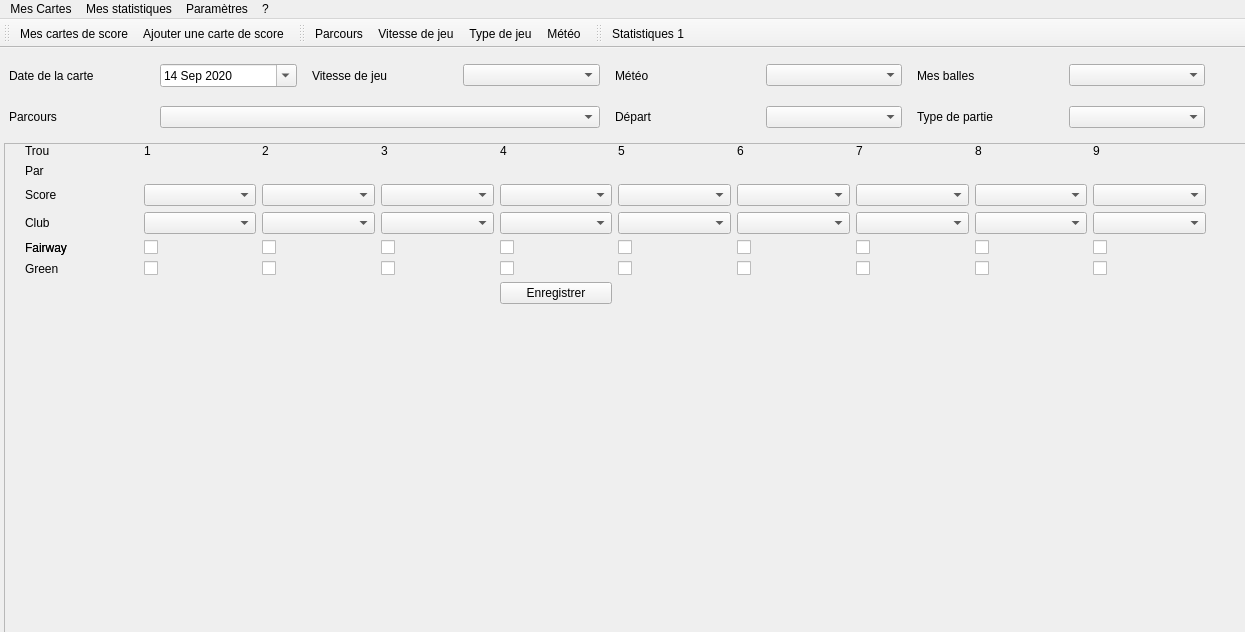
<?xml version="1.0" encoding="UTF-8"?>
<ui version="4.0">
 <class>MainWindow</class>
 <widget class="QMainWindow" name="MainWindow">
  <property name="geometry">
   <rect>
    <x>0</x>
    <y>0</y>
    <width>1245</width>
    <height>632</height>
   </rect>
  </property>
  <property name="windowTitle">
   <string>MainWindow</string>
  </property>
  <widget class="QWidget" name="centralwidget">
   <widget class="QWidget" name="gridLayoutWidget">
    <property name="geometry">
     <rect>
      <x>-1</x>
      <y>0</y>
      <width>1521</width>
      <height>881</height>
     </rect>
    </property>
    <layout class="QGridLayout" name="gridLayout">
     <property name="leftMargin">
      <number>5</number>
     </property>
     <property name="topMargin">
      <number>5</number>
     </property>
     <property name="rightMargin">
      <number>5</number>
     </property>
     <property name="bottomMargin">
      <number>5</number>
     </property>
     <item row="0" column="0">
      <widget class="QStackedWidget" name="stacked">
       <property name="currentIndex">
        <number>1</number>
       </property>
       <widget class="QWidget" name="Cards">
        <widget class="QTableWidget" name="tab_result">
         <property name="geometry">
          <rect>
           <x>0</x>
           <y>0</y>
           <width>1201</width>
           <height>781</height>
          </rect>
         </property>
         <property name="sizeAdjustPolicy">
          <enum>QAbstractScrollArea::AdjustToContents</enum>
         </property>
         <property name="editTriggers">
          <set>QAbstractItemView::NoEditTriggers</set>
         </property>
         <property name="columnCount">
          <number>0</number>
         </property>
         <attribute name="horizontalHeaderCascadingSectionResizes">
          <bool>false</bool>
         </attribute>
         <attribute name="horizontalHeaderDefaultSectionSize">
          <number>100</number>
         </attribute>
         <attribute name="horizontalHeaderMinimumSectionSize">
          <number>19</number>
         </attribute>
         <attribute name="horizontalHeaderStretchLastSection">
          <bool>false</bool>
         </attribute>
         <attribute name="verticalHeaderVisible">
          <bool>false</bool>
         </attribute>
         <attribute name="verticalHeaderStretchLastSection">
          <bool>false</bool>
         </attribute>
        </widget>
       </widget>
       <widget class="QWidget" name="addCard">
        <widget class="QWidget" name="gridLayoutWidget_2">
         <property name="geometry">
          <rect>
           <x>0</x>
           <y>-2</y>
           <width>1201</width>
           <height>91</height>
          </rect>
         </property>
         <layout class="QGridLayout" name="gridLayout_2">
          <property name="leftMargin">
           <number>5</number>
          </property>
          <property name="horizontalSpacing">
           <number>15</number>
          </property>
          <item row="1" column="5">
           <widget class="QComboBox" name="cmb_weather"/>
          </item>
          <item row="1" column="1">
           <widget class="QDateEdit" name="date_score">
            <property name="maximumDate">
             <date>
              <year>2050</year>
              <month>12</month>
              <day>31</day>
             </date>
            </property>
            <property name="minimumDate">
             <date>
              <year>2020</year>
              <month>9</month>
              <day>14</day>
             </date>
            </property>
            <property name="calendarPopup">
             <bool>true</bool>
            </property>
            <property name="currentSectionIndex">
             <number>0</number>
            </property>
           </widget>
          </item>
          <item row="1" column="7">
           <widget class="QComboBox" name="cmb_balls"/>
          </item>
          <item row="1" column="6">
           <widget class="QLabel" name="lbl_balls">
            <property name="text">
             <string>Mes balles</string>
            </property>
           </widget>
          </item>
          <item row="1" column="2">
           <widget class="QLabel" name="lbl_speed">
            <property name="text">
             <string>Vitesse de jeu</string>
            </property>
           </widget>
          </item>
          <item row="1" column="4">
           <widget class="QLabel" name="lbl_weather">
            <property name="text">
             <string>Météo</string>
            </property>
           </widget>
          </item>
          <item row="1" column="0">
           <widget class="QLabel" name="lbl_date">
            <property name="text">
             <string>Date de la carte</string>
            </property>
           </widget>
          </item>
          <item row="1" column="3">
           <widget class="QComboBox" name="cmb_speed"/>
          </item>
          <item row="2" column="0">
           <widget class="QLabel" name="lbl_course">
            <property name="text">
             <string>Parcours</string>
            </property>
           </widget>
          </item>
          <item row="2" column="1" colspan="3">
           <widget class="QComboBox" name="cmb_course"/>
          </item>
          <item row="2" column="4">
           <widget class="QLabel" name="lbl_starter">
            <property name="text">
             <string>Départ</string>
            </property>
           </widget>
          </item>
          <item row="2" column="5">
           <widget class="QComboBox" name="cmb_starter"/>
          </item>
          <item row="2" column="6">
           <widget class="QLabel" name="lbl_party">
            <property name="text">
             <string>Type de partie</string>
            </property>
           </widget>
          </item>
          <item row="2" column="7">
           <widget class="QComboBox" name="cmb_party"/>
          </item>
         </layout>
        </widget>
        <widget class="QScrollArea" name="scrollArea">
         <property name="geometry">
          <rect>
           <x>0</x>
           <y>90</y>
           <width>1481</width>
           <height>761</height>
          </rect>
         </property>
         <property name="widgetResizable">
          <bool>true</bool>
         </property>
         <widget class="QWidget" name="scrollAreaWidgetContents">
          <property name="geometry">
           <rect>
            <x>0</x>
            <y>0</y>
            <width>1479</width>
            <height>759</height>
           </rect>
          </property>
          <widget class="QStackedWidget" name="stackedWidget">
           <property name="geometry">
            <rect>
             <x>-30</x>
             <y>0</y>
             <width>1481</width>
             <height>771</height>
            </rect>
           </property>
           <property name="currentIndex">
            <number>1</number>
           </property>
           <widget class="QWidget" name="page_2">
            <widget class="QWidget" name="gridLayoutWidget_3">
             <property name="geometry">
              <rect>
               <x>30</x>
               <y>0</y>
               <width>1201</width>
               <height>461</height>
              </rect>
             </property>
             <layout class="QGridLayout" name="gridLayout_3">
              <item row="4" column="9">
               <widget class="QComboBox" name="cmb_club_7"/>
              </item>
              <item row="7" column="4">
               <widget class="QCheckBox" name="chk_green_2"/>
              </item>
              <item row="5" column="5">
               <widget class="QCheckBox" name="chk_fairway_3"/>
              </item>
              <item row="4" column="4">
               <widget class="QComboBox" name="cmb_club_2"/>
              </item>
              <item row="3" column="8">
               <widget class="QComboBox" name="cmb_hole_6"/>
              </item>
              <item row="7" column="5">
               <widget class="QCheckBox" name="chk_green_3"/>
              </item>
              <item row="3" column="10">
               <widget class="QComboBox" name="cmb_hole_8"/>
              </item>
              <item row="7" column="6">
               <widget class="QCheckBox" name="chk_green_4"/>
              </item>
              <item row="7" column="11">
               <widget class="QCheckBox" name="chk_green_9"/>
              </item>
              <item row="7" column="10">
               <widget class="QCheckBox" name="chk_green_8"/>
              </item>
              <item row="5" column="11">
               <widget class="QCheckBox" name="chk_fairway_9"/>
              </item>
              <item row="7" column="9">
               <widget class="QCheckBox" name="chk_green_7"/>
              </item>
              <item row="7" column="7">
               <widget class="QCheckBox" name="chk_green_5"/>
              </item>
              <item row="4" column="10">
               <widget class="QComboBox" name="cmb_club_8"/>
              </item>
              <item row="4" column="2">
               <widget class="QLabel" name="label_21">
                <property name="text">
                 <string>Club</string>
                </property>
               </widget>
              </item>
              <item row="3" column="4">
               <widget class="QComboBox" name="cmb_hole_2"/>
              </item>
              <item row="4" column="6">
               <widget class="QComboBox" name="cmb_club_4"/>
              </item>
              <item row="3" column="7">
               <widget class="QComboBox" name="cmb_hole_5"/>
              </item>
              <item row="5" column="6">
               <widget class="QCheckBox" name="chk_fairway_4"/>
              </item>
              <item row="3" column="9">
               <widget class="QComboBox" name="cmb_hole_7"/>
              </item>
              <item row="7" column="8">
               <widget class="QCheckBox" name="chk_green_6"/>
              </item>
              <item row="15" column="2">
               <widget class="QLabel" name="label_22">
                <property name="text">
                 <string>Green</string>
                </property>
               </widget>
              </item>
              <item row="10" column="6">
               <widget class="QLabel" name="lbl_hole_13"/>
              </item>
              <item row="9" column="8">
               <widget class="QLabel" name="label_7">
                <property name="text">
                 <string>15</string>
                </property>
               </widget>
              </item>
              <item row="10" column="2">
               <widget class="QLabel" name="label_23">
                <property name="text">
                 <string>Par</string>
                </property>
               </widget>
              </item>
              <item row="16" column="1">
               <spacer name="verticalSpacer">
                <property name="orientation">
                 <enum>Qt::Vertical</enum>
                </property>
                <property name="sizeType">
                 <enum>QSizePolicy::MinimumExpanding</enum>
                </property>
                <property name="sizeHint" stdset="0">
                 <size>
                  <width>20</width>
                  <height>40</height>
                 </size>
                </property>
               </spacer>
              </item>
              <item row="10" column="4">
               <widget class="QLabel" name="lbl_hole_11"/>
              </item>
              <item row="9" column="9">
               <widget class="QLabel" name="label_8">
                <property name="text">
                 <string>16</string>
                </property>
               </widget>
              </item>
              <item row="8" column="2" colspan="10">
               <widget class="Line" name="line">
                <property name="lineWidth">
                 <number>3</number>
                </property>
                <property name="orientation">
                 <enum>Qt::Horizontal</enum>
                </property>
               </widget>
              </item>
              <item row="9" column="11">
               <widget class="QLabel" name="label_18">
                <property name="text">
                 <string>18</string>
                </property>
               </widget>
              </item>
              <item row="9" column="2">
               <widget class="QLabel" name="label_1">
                <property name="text">
                 <string>Trou</string>
                </property>
               </widget>
              </item>
              <item row="9" column="7">
               <widget class="QLabel" name="label_6">
                <property name="text">
                 <string>14</string>
                </property>
               </widget>
              </item>
              <item row="10" column="5">
               <widget class="QLabel" name="lbl_hole_12"/>
              </item>
              <item row="2" column="8">
               <widget class="QLabel" name="lbl_hole_6"/>
              </item>
              <item row="5" column="7">
               <widget class="QCheckBox" name="chk_fairway_5"/>
              </item>
              <item row="5" column="9">
               <widget class="QCheckBox" name="chk_fairway_7"/>
              </item>
              <item row="2" column="9">
               <widget class="QLabel" name="lbl_hole_7"/>
              </item>
              <item row="2" column="10">
               <widget class="QLabel" name="lbl_hole_8"/>
              </item>
              <item row="2" column="11">
               <widget class="QLabel" name="lbl_hole_9"/>
              </item>
              <item row="2" column="5">
               <widget class="QLabel" name="lbl_hole_3"/>
              </item>
              <item row="4" column="11">
               <widget class="QComboBox" name="cmb_club_9"/>
              </item>
              <item row="5" column="4">
               <widget class="QCheckBox" name="chk_fairway_2"/>
              </item>
              <item row="5" column="2">
               <widget class="QLabel" name="label_21">
                <property name="text">
                 <string>Fairway</string>
                </property>
               </widget>
              </item>
              <item row="7" column="3">
               <widget class="QCheckBox" name="chk_green_1"/>
              </item>
              <item row="5" column="2">
               <widget class="QLabel" name="label_21">
                <property name="text">
                 <string>Fairway</string>
                </property>
               </widget>
              </item>
              <item row="2" column="3">
               <widget class="QLabel" name="lbl_hole_1"/>
              </item>
              <item row="5" column="8">
               <widget class="QCheckBox" name="chk_fairway_6"/>
              </item>
              <item row="5" column="10">
               <widget class="QCheckBox" name="chk_fairway_8"/>
              </item>
              <item row="5" column="3">
               <widget class="QCheckBox" name="chk_fairway_1"/>
              </item>
              <item row="2" column="7">
               <widget class="QLabel" name="lbl_hole_5"/>
              </item>
              <item row="13" column="10">
               <widget class="QCheckBox" name="chk_fairway_17"/>
              </item>
              <item row="10" column="11">
               <widget class="QLabel" name="lbl_hole_18"/>
              </item>
              <item row="13" column="4">
               <widget class="QCheckBox" name="chk_fairway_11"/>
              </item>
              <item row="13" column="9">
               <widget class="QCheckBox" name="chk_fairway_16"/>
              </item>
              <item row="15" column="3">
               <widget class="QCheckBox" name="chk_green_10"/>
              </item>
              <item row="10" column="10">
               <widget class="QLabel" name="lbl_hole_17"/>
              </item>
              <item row="13" column="3">
               <widget class="QCheckBox" name="chk_fairway_10"/>
              </item>
              <item row="12" column="11">
               <widget class="QComboBox" name="cmb_club_18"/>
              </item>
              <item row="13" column="7">
               <widget class="QCheckBox" name="chk_fairway_14"/>
              </item>
              <item row="13" column="8">
               <widget class="QCheckBox" name="chk_fairway_15"/>
              </item>
              <item row="13" column="2">
               <widget class="QLabel" name="label_21">
                <property name="text">
                 <string>Fairway</string>
                </property>
               </widget>
              </item>
              <item row="12" column="9">
               <widget class="QComboBox" name="cmb_club_16"/>
              </item>
              <item row="13" column="6">
               <widget class="QCheckBox" name="chk_fairway_13"/>
              </item>
              <item row="13" column="2">
               <widget class="QLabel" name="label_21">
                <property name="text">
                 <string>Fairway</string>
                </property>
               </widget>
              </item>
              <item row="13" column="11">
               <widget class="QCheckBox" name="chk_fairway_18"/>
              </item>
              <item row="13" column="5">
               <widget class="QCheckBox" name="chk_fairway_12"/>
              </item>
              <item row="11" column="8">
               <widget class="QComboBox" name="cmb_hole_15"/>
              </item>
              <item row="15" column="6">
               <widget class="QCheckBox" name="chk_green_13"/>
              </item>
              <item row="15" column="5">
               <widget class="QCheckBox" name="chk_green_12"/>
              </item>
              <item row="15" column="4">
               <widget class="QCheckBox" name="chk_green_11"/>
              </item>
              <item row="11" column="9">
               <widget class="QComboBox" name="cmb_hole_16"/>
              </item>
              <item row="15" column="10">
               <widget class="QCheckBox" name="chk_green_17"/>
              </item>
              <item row="15" column="8">
               <widget class="QCheckBox" name="chk_green_15"/>
              </item>
              <item row="11" column="7">
               <widget class="QComboBox" name="cmb_hole_14"/>
              </item>
              <item row="15" column="9">
               <widget class="QCheckBox" name="chk_green_16"/>
              </item>
              <item row="15" column="7">
               <widget class="QCheckBox" name="chk_green_14"/>
              </item>
              <item row="12" column="4">
               <widget class="QComboBox" name="cmb_club_11"/>
              </item>
              <item row="15" column="11">
               <widget class="QCheckBox" name="chk_green_18"/>
              </item>
              <item row="12" column="10">
               <widget class="QComboBox" name="cmb_club_17"/>
              </item>
              <item row="1" column="6">
               <widget class="QLabel" name="label_5">
                <property name="text">
                 <string>4</string>
                </property>
               </widget>
              </item>
              <item row="12" column="7">
               <widget class="QComboBox" name="cmb_club_14"/>
              </item>
              <item row="2" column="6">
               <widget class="QLabel" name="lbl_hole_4"/>
              </item>
              <item row="11" column="11">
               <widget class="QComboBox" name="cmb_hole_18"/>
              </item>
              <item row="11" column="6">
               <widget class="QComboBox" name="cmb_hole_13"/>
              </item>
              <item row="11" column="4">
               <widget class="QComboBox" name="cmb_hole_11"/>
              </item>
              <item row="1" column="4">
               <widget class="QLabel" name="label_3">
                <property name="text">
                 <string>2</string>
                </property>
               </widget>
              </item>
              <item row="11" column="5">
               <widget class="QComboBox" name="cmb_hole_12"/>
              </item>
              <item row="11" column="2">
               <widget class="QLabel" name="label_21">
                <property name="text">
                 <string>Score</string>
                </property>
               </widget>
              </item>
              <item row="1" column="9">
               <widget class="QLabel" name="label_8">
                <property name="text">
                 <string>7</string>
                </property>
               </widget>
              </item>
              <item row="1" column="3">
               <widget class="QLabel" name="label_2">
                <property name="text">
                 <string>1</string>
                </property>
               </widget>
              </item>
              <item row="12" column="8">
               <widget class="QComboBox" name="cmb_club_15"/>
              </item>
              <item row="1" column="8">
               <widget class="QLabel" name="label_7">
                <property name="text">
                 <string>6</string>
                </property>
               </widget>
              </item>
              <item row="1" column="10">
               <widget class="QLabel" name="label_9">
                <property name="text">
                 <string>8</string>
                </property>
               </widget>
              </item>
              <item row="12" column="5">
               <widget class="QComboBox" name="cmb_club_12"/>
              </item>
              <item row="11" column="3">
               <widget class="QComboBox" name="cmb_hole_10"/>
              </item>
              <item row="11" column="10">
               <widget class="QComboBox" name="cmb_hole_17"/>
              </item>
              <item row="1" column="11">
               <widget class="QLabel" name="label_10">
                <property name="text">
                 <string>9</string>
                </property>
               </widget>
              </item>
              <item row="2" column="4">
               <widget class="QLabel" name="lbl_hole_2"/>
              </item>
              <item row="1" column="7">
               <widget class="QLabel" name="label_6">
                <property name="text">
                 <string>5</string>
                </property>
               </widget>
              </item>
              <item row="1" column="2">
               <widget class="QLabel" name="label_1">
                <property name="text">
                 <string>Trou</string>
                </property>
               </widget>
              </item>
              <item row="12" column="2">
               <widget class="QLabel" name="label_21">
                <property name="text">
                 <string>Club</string>
                </property>
               </widget>
              </item>
              <item row="12" column="6">
               <widget class="QComboBox" name="cmb_club_13"/>
              </item>
              <item row="2" column="2">
               <widget class="QLabel" name="label_11">
                <property name="text">
                 <string>Par</string>
                </property>
               </widget>
              </item>
              <item row="1" column="5">
               <widget class="QLabel" name="label_4">
                <property name="text">
                 <string>3</string>
                </property>
               </widget>
              </item>
              <item row="12" column="3">
               <widget class="QComboBox" name="cmb_club_10"/>
              </item>
              <item row="10" column="3">
               <widget class="QLabel" name="lbl_hole_10"/>
              </item>
              <item row="10" column="7">
               <widget class="QLabel" name="lbl_hole_14"/>
              </item>
              <item row="10" column="8">
               <widget class="QLabel" name="lbl_hole_15"/>
              </item>
              <item row="10" column="9">
               <widget class="QLabel" name="lbl_hole_16"/>
              </item>
              <item row="7" column="2">
               <widget class="QLabel" name="label">
                <property name="text">
                 <string>Green</string>
                </property>
               </widget>
              </item>
              <item row="4" column="5">
               <widget class="QComboBox" name="cmb_club_3"/>
              </item>
              <item row="9" column="5">
               <widget class="QLabel" name="label_4">
                <property name="text">
                 <string>12</string>
                </property>
               </widget>
              </item>
              <item row="3" column="6">
               <widget class="QComboBox" name="cmb_hole_4"/>
              </item>
              <item row="9" column="10">
               <widget class="QLabel" name="label_9">
                <property name="text">
                 <string>17</string>
                </property>
               </widget>
              </item>
              <item row="9" column="4">
               <widget class="QLabel" name="label_3">
                <property name="text">
                 <string>11</string>
                </property>
               </widget>
              </item>
              <item row="9" column="6">
               <widget class="QLabel" name="label_5">
                <property name="text">
                 <string>13</string>
                </property>
               </widget>
              </item>
              <item row="3" column="2">
               <widget class="QLabel" name="label_21">
                <property name="text">
                 <string>Score</string>
                </property>
               </widget>
              </item>
              <item row="9" column="3">
               <widget class="QLabel" name="label_19">
                <property name="text">
                 <string>10</string>
                </property>
               </widget>
              </item>
              <item row="4" column="7">
               <widget class="QComboBox" name="cmb_club_5"/>
              </item>
              <item row="3" column="5">
               <widget class="QComboBox" name="cmb_hole_3"/>
              </item>
              <item row="4" column="8">
               <widget class="QComboBox" name="cmb_club_6"/>
              </item>
              <item row="4" column="3">
               <widget class="QComboBox" name="cmb_club_1"/>
              </item>
              <item row="3" column="11">
               <widget class="QComboBox" name="cmb_hole_9"/>
              </item>
              <item row="3" column="3">
               <widget class="QComboBox" name="cmb_hole_1"/>
              </item>
              <item row="16" column="5" colspan="3">
               <widget class="QPushButton" name="btn_valid">
                <property name="text">
                 <string>Enregistrer</string>
                </property>
                <property name="checkable">
                 <bool>false</bool>
                </property>
               </widget>
              </item>
             </layout>
            </widget>
           </widget>
           <widget class="QWidget" name="page">
            <widget class="QWidget" name="gridLayoutWidget_4">
             <property name="geometry">
              <rect>
               <x>30</x>
               <y>0</y>
               <width>1201</width>
               <height>461</height>
              </rect>
             </property>
             <layout class="QGridLayout" name="gridLayout_8">
              <item row="4" column="6">
               <widget class="QComboBox" name="cmb_club_4_9"/>
              </item>
              <item row="4" column="5">
               <widget class="QComboBox" name="cmb_club_3_9"/>
              </item>
              <item row="7" column="2">
               <widget class="QLabel" name="label_106">
                <property name="text">
                 <string>Green</string>
                </property>
               </widget>
              </item>
              <item row="3" column="6">
               <widget class="QComboBox" name="cmb_hole_4_9"/>
              </item>
              <item row="4" column="4">
               <widget class="QComboBox" name="cmb_club_2_9"/>
              </item>
              <item row="3" column="4">
               <widget class="QComboBox" name="cmb_hole_2_9"/>
              </item>
              <item row="3" column="7">
               <widget class="QComboBox" name="cmb_hole_5_9"/>
              </item>
              <item row="7" column="7">
               <widget class="QCheckBox" name="chk_green_5_9"/>
              </item>
              <item row="5" column="10">
               <widget class="QCheckBox" name="chk_fairway_8_9"/>
              </item>
              <item row="3" column="10">
               <widget class="QComboBox" name="cmb_hole_8_9"/>
              </item>
              <item row="9" column="1">
               <spacer name="verticalSpacer_4">
                <property name="orientation">
                 <enum>Qt::Vertical</enum>
                </property>
                <property name="sizeType">
                 <enum>QSizePolicy::MinimumExpanding</enum>
                </property>
                <property name="sizeHint" stdset="0">
                 <size>
                  <width>20</width>
                  <height>40</height>
                 </size>
                </property>
               </spacer>
              </item>
              <item row="5" column="7">
               <widget class="QCheckBox" name="chk_fairway_5_9"/>
              </item>
              <item row="3" column="8">
               <widget class="QComboBox" name="cmb_hole_6_9"/>
              </item>
              <item row="7" column="5">
               <widget class="QCheckBox" name="chk_green_3_9"/>
              </item>
              <item row="2" column="8">
               <widget class="QLabel" name="lbl_hole_6_9"/>
              </item>
              <item row="5" column="9">
               <widget class="QCheckBox" name="chk_fairway_7_9"/>
              </item>
              <item row="2" column="9">
               <widget class="QLabel" name="lbl_hole_7_9"/>
              </item>
              <item row="2" column="10">
               <widget class="QLabel" name="lbl_hole_8_9"/>
              </item>
              <item row="2" column="11">
               <widget class="QLabel" name="lbl_hole_9_9"/>
              </item>
              <item row="2" column="5">
               <widget class="QLabel" name="lbl_hole_3_9"/>
              </item>
              <item row="4" column="11">
               <widget class="QComboBox" name="cmb_club_9_9"/>
              </item>
              <item row="5" column="4">
               <widget class="QCheckBox" name="chk_fairway_2_9"/>
              </item>
              <item row="5" column="2">
               <widget class="QLabel" name="label_89">
                <property name="text">
                 <string>Fairway</string>
                </property>
               </widget>
              </item>
              <item row="7" column="3">
               <widget class="QCheckBox" name="chk_green_1_9"/>
              </item>
              <item row="5" column="2">
               <widget class="QLabel" name="label_90">
                <property name="text">
                 <string>Fairway</string>
                </property>
               </widget>
              </item>
              <item row="2" column="3">
               <widget class="QLabel" name="lbl_hole_1_9"/>
              </item>
              <item row="5" column="8">
               <widget class="QCheckBox" name="chk_fairway_6_9"/>
              </item>
              <item row="5" column="3">
               <widget class="QCheckBox" name="chk_fairway_1_9"/>
              </item>
              <item row="2" column="7">
               <widget class="QLabel" name="lbl_hole_5_9"/>
              </item>
              <item row="2" column="6">
               <widget class="QLabel" name="lbl_hole_4_9"/>
              </item>
              <item row="1" column="4">
               <widget class="QLabel" name="label_94">
                <property name="text">
                 <string>2</string>
                </property>
               </widget>
              </item>
              <item row="1" column="9">
               <widget class="QLabel" name="label_96">
                <property name="text">
                 <string>7</string>
                </property>
               </widget>
              </item>
              <item row="1" column="3">
               <widget class="QLabel" name="label_97">
                <property name="text">
                 <string>1</string>
                </property>
               </widget>
              </item>
              <item row="1" column="8">
               <widget class="QLabel" name="label_98">
                <property name="text">
                 <string>6</string>
                </property>
               </widget>
              </item>
              <item row="7" column="4">
               <widget class="QCheckBox" name="chk_green_2_9"/>
              </item>
              <item row="5" column="5">
               <widget class="QCheckBox" name="chk_fairway_3_9"/>
              </item>
              <item row="4" column="10">
               <widget class="QComboBox" name="cmb_club_8_9"/>
              </item>
              <item row="7" column="11">
               <widget class="QCheckBox" name="chk_green_9_9"/>
              </item>
              <item row="4" column="2">
               <widget class="QLabel" name="label_81">
                <property name="text">
                 <string>Club</string>
                </property>
               </widget>
              </item>
              <item row="5" column="11">
               <widget class="QCheckBox" name="chk_fairway_9_9"/>
              </item>
              <item row="7" column="10">
               <widget class="QCheckBox" name="chk_green_8_9"/>
              </item>
              <item row="4" column="9">
               <widget class="QComboBox" name="cmb_club_7_9"/>
              </item>
              <item row="7" column="9">
               <widget class="QCheckBox" name="chk_green_7_9"/>
              </item>
              <item row="1" column="6">
               <widget class="QLabel" name="label_93">
                <property name="text">
                 <string>4</string>
                </property>
               </widget>
              </item>
              <item row="1" column="10">
               <widget class="QLabel" name="label_99">
                <property name="text">
                 <string>8</string>
                </property>
               </widget>
              </item>
              <item row="3" column="3">
               <widget class="QComboBox" name="cmb_hole_1_9"/>
              </item>
              <item row="4" column="3">
               <widget class="QComboBox" name="cmb_club_1_9"/>
              </item>
              <item row="1" column="7">
               <widget class="QLabel" name="label_101">
                <property name="text">
                 <string>5</string>
                </property>
               </widget>
              </item>
              <item row="1" column="5">
               <widget class="QLabel" name="label_105">
                <property name="text">
                 <string>3</string>
                </property>
               </widget>
              </item>
              <item row="3" column="2">
               <widget class="QLabel" name="label_111">
                <property name="text">
                 <string>Score</string>
                </property>
               </widget>
              </item>
              <item row="3" column="9">
               <widget class="QComboBox" name="cmb_hole_7_9"/>
              </item>
              <item row="3" column="5">
               <widget class="QComboBox" name="cmb_hole_3_9"/>
              </item>
              <item row="4" column="8">
               <widget class="QComboBox" name="cmb_club_6_9"/>
              </item>
              <item row="7" column="8">
               <widget class="QCheckBox" name="chk_green_6_9"/>
              </item>
              <item row="3" column="11">
               <widget class="QComboBox" name="cmb_hole_9_9"/>
              </item>
              <item row="2" column="4">
               <widget class="QLabel" name="lbl_hole_2_9"/>
              </item>
              <item row="1" column="11">
               <widget class="QLabel" name="label_100">
                <property name="text">
                 <string>9</string>
                </property>
               </widget>
              </item>
              <item row="5" column="6">
               <widget class="QCheckBox" name="chk_fairway_4_9"/>
              </item>
              <item row="7" column="6">
               <widget class="QCheckBox" name="chk_green_4_9"/>
              </item>
              <item row="4" column="7">
               <widget class="QComboBox" name="cmb_club_5_9"/>
              </item>
              <item row="1" column="2">
               <widget class="QLabel" name="label_102">
                <property name="text">
                 <string>Trou</string>
                </property>
               </widget>
              </item>
              <item row="2" column="2">
               <widget class="QLabel" name="label_104">
                <property name="text">
                 <string>Par</string>
                </property>
               </widget>
              </item>
              <item row="8" column="6">
               <widget class="QPushButton" name="btn_valid_9">
                <property name="text">
                 <string>Enregistrer</string>
                </property>
               </widget>
              </item>
             </layout>
            </widget>
           </widget>
          </widget>
         </widget>
        </widget>
       </widget>
      </widget>
     </item>
    </layout>
   </widget>
  </widget>
  <widget class="QMenuBar" name="menuBar">
   <property name="geometry">
    <rect>
     <x>0</x>
     <y>0</y>
     <width>1245</width>
     <height>24</height>
    </rect>
   </property>
   <widget class="QMenu" name="menuMes_Cartes">
    <property name="title">
     <string>Mes Cartes</string>
    </property>
    <addaction name="actionCards"/>
    <addaction name="actionAddCard"/>
   </widget>
   <widget class="QMenu" name="menuMes_statistiques">
    <property name="title">
     <string>Mes statistiques</string>
    </property>
    <addaction name="actionStats"/>
   </widget>
   <widget class="QMenu" name="menuParam_tres">
    <property name="title">
     <string>Paramètres</string>
    </property>
    <addaction name="actionWeather"/>
    <addaction name="actionGameType"/>
    <addaction name="actionSpeedGame"/>
    <addaction name="actionCourses"/>
   </widget>
   <widget class="QMenu" name="menu">
    <property name="title">
     <string>?</string>
    </property>
    <addaction name="actionHelp"/>
   </widget>
   <addaction name="menuMes_Cartes"/>
   <addaction name="menuMes_statistiques"/>
   <addaction name="menuParam_tres"/>
   <addaction name="menu"/>
  </widget>
  <widget class="QToolBar" name="toolBarCards">
   <property name="windowTitle">
    <string>toolBar</string>
   </property>
   <attribute name="toolBarArea">
    <enum>TopToolBarArea</enum>
   </attribute>
   <attribute name="toolBarBreak">
    <bool>false</bool>
   </attribute>
   <addaction name="actionCards"/>
   <addaction name="actionAddCard"/>
  </widget>
  <widget class="QToolBar" name="toolBarParameters">
   <property name="windowTitle">
    <string>toolBar_2</string>
   </property>
   <attribute name="toolBarArea">
    <enum>TopToolBarArea</enum>
   </attribute>
   <attribute name="toolBarBreak">
    <bool>false</bool>
   </attribute>
   <addaction name="actionCourses"/>
   <addaction name="actionSpeedGame"/>
   <addaction name="actionGameType"/>
   <addaction name="actionWeather"/>
  </widget>
  <widget class="QToolBar" name="toolBarStats">
   <property name="windowTitle">
    <string>toolBar</string>
   </property>
   <attribute name="toolBarArea">
    <enum>TopToolBarArea</enum>
   </attribute>
   <attribute name="toolBarBreak">
    <bool>false</bool>
   </attribute>
   <addaction name="actionStats"/>
  </widget>
  <action name="actionWeather">
   <property name="text">
    <string>Météo</string>
   </property>
  </action>
  <action name="actionGameType">
   <property name="text">
    <string>Type de jeu</string>
   </property>
  </action>
  <action name="actionSpeedGame">
   <property name="text">
    <string>Vitesse de jeu</string>
   </property>
  </action>
  <action name="actionCourses">
   <property name="text">
    <string>Parcours</string>
   </property>
  </action>
  <action name="actionHelp">
   <property name="text">
    <string>Aide</string>
   </property>
  </action>
  <action name="actionStats">
   <property name="text">
    <string>Statistiques 1</string>
   </property>
  </action>
  <action name="actionCards">
   <property name="text">
    <string>Mes cartes de score</string>
   </property>
  </action>
  <action name="actionAddCard">
   <property name="text">
    <string>Ajouter une carte de score</string>
   </property>
  </action>
 </widget>
 <resources/>
 <connections/>
</ui>
